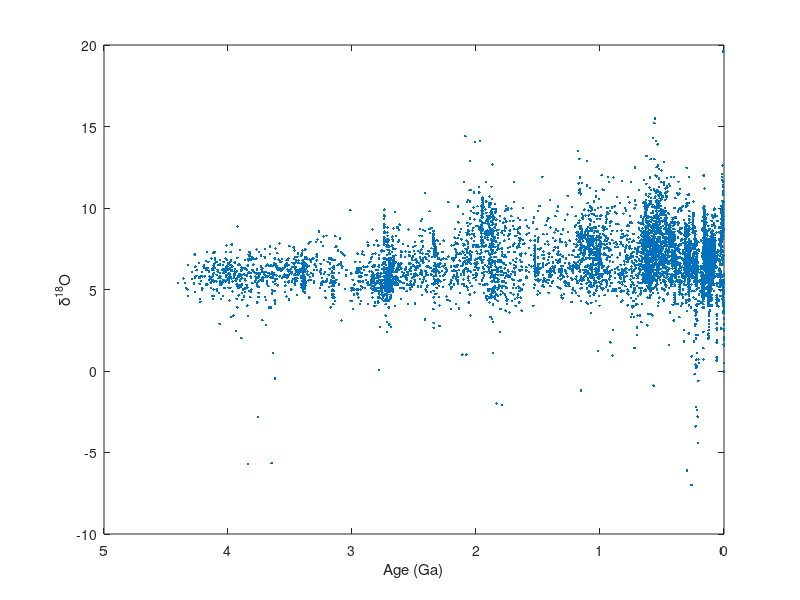

Recreate this plot in MATLAB. (Note: this script raises an error after producing the figure.)
load zircon

%% Plot O dataset

figure; plot(zircon.Age/1000, zircon.d18O,'.')
xlabel('Age (Ga)'); ylabel('\delta^{18}O')
set(gca,'xdir','reverse')
formatfigure;
ylim([0 14])

warning('off', 'MATLAB:print:FigureTooLargeForPage')
fig = gcf; fig.PaperSize = [fig.PaperPosition(3) fig.PaperPosition(4)];
saveas(fig,'ZirconO.pdf')


%% Plot Hf dataset

figure; plot(zircon.Age/1000, zircon.eHf_initial,'.')
xlabel('Age (Ga)'); ylabel('\epsilonHf')
set(gca,'xdir','reverse')
formatfigure;
ylim([-60, 20])

% Add depleted mantle
hold on; plot(0:0.1:4.5,(4.5-(0:0.1:4.5))*17/4.5)
fig = gcf; fig.PaperSize = [fig.PaperPosition(3) fig.PaperPosition(4)];
saveas(fig,'ZirconHf.pdf')

